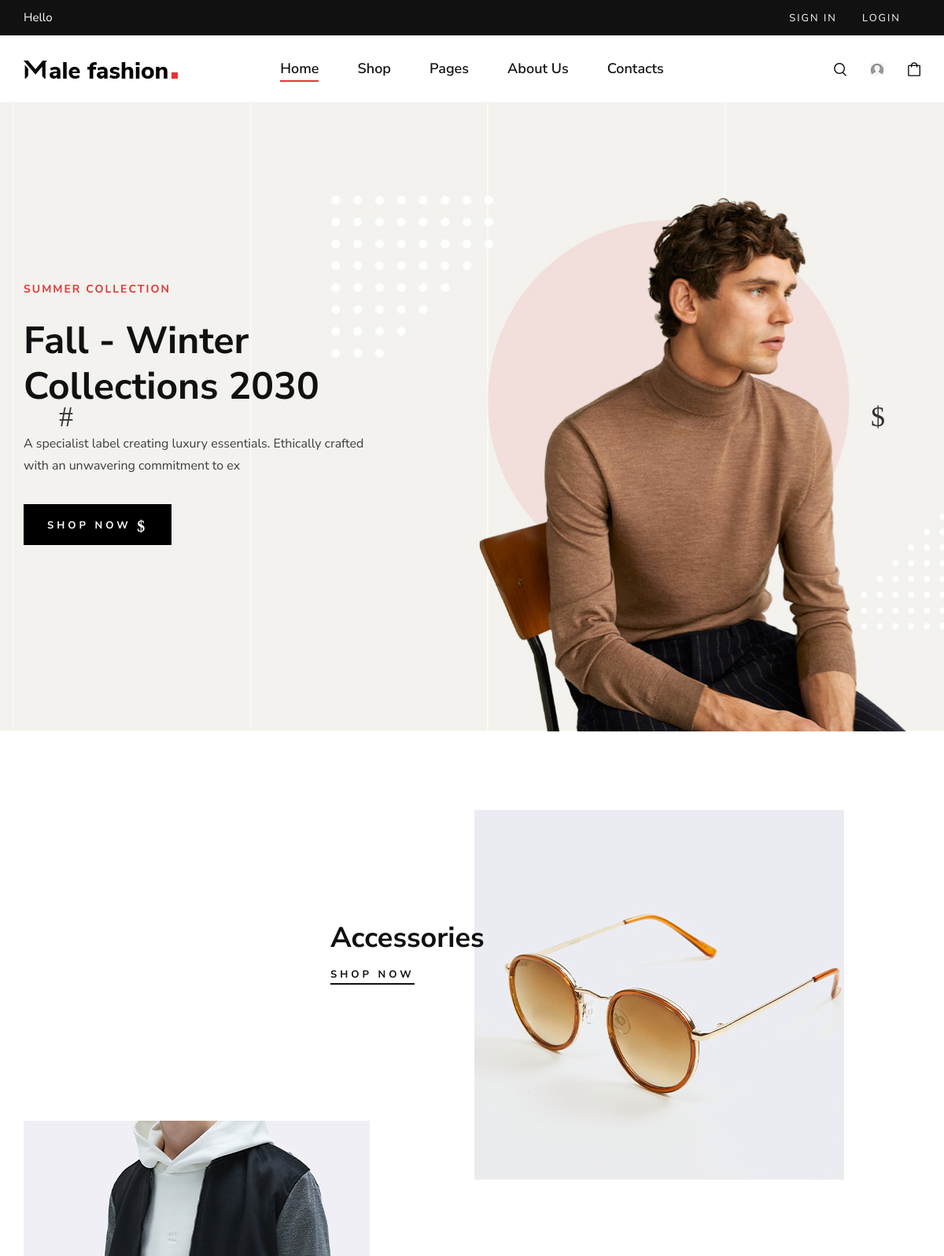
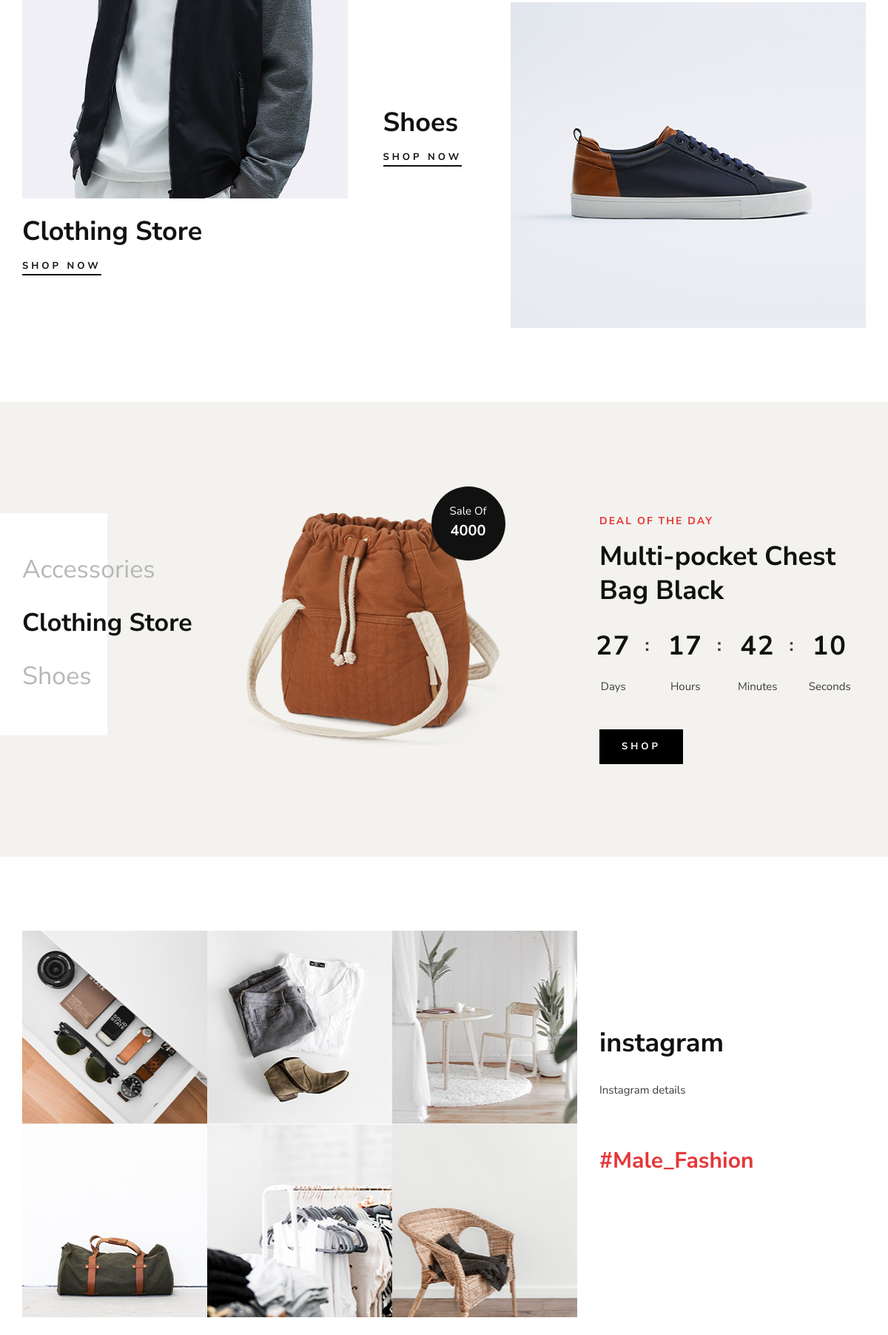
The page / (upper part) on the database its author committed (2 pictures, top to bottom).
### products/models.py (models this page shows, shortened)
class logo(models.Model):
    logo_1=models.ImageField(upload_to='img/')
    logo_2=models.ImageField(upload_to='img/')
    logo_3=models.ImageField(upload_to='img/')

class index_collection(models.Model):
    name=models.CharField(max_length=50)
    title=models.CharField(max_length=50)
    description=models.CharField(max_length=100)
    image_1=models.ImageField(upload_to='img/hero/')
    image_2=models.ImageField(upload_to='img/hero/')

class category(models.Model):
    name=models.CharField(max_length=50)
    image=models.ImageField(upload_to='img/banner/')

class category_1(models.Model):
    name=models.CharField(max_length=50)
    image=models.ImageField(upload_to='img/banner/')

class category_2(models.Model):
    name=models.CharField(max_length=50)
    image=models.ImageField(upload_to='img/banner/')

class sale_of(models.Model):
    title=models.CharField(max_length=50)
    name=models.CharField(max_length=50)
    image=models.ImageField(upload_to='img/product_sale')
    price=models.CharField(max_length=50)
    day= models.DateField(auto_now_add=True,null=True)

class instagram(models.Model):
    image_1=models.ImageField(upload_to='img/instagram')
    image_2=models.ImageField(upload_to='img/instagram')
    image_3=models.ImageField(upload_to='img/instagram')
    image_4=models.ImageField(upload_to='img/instagram')
    image_5=models.ImageField(upload_to='img/instagram')
    image_6=models.ImageField(upload_to='img/instagram')
    name=models.CharField(max_length=50)
    description=models.CharField(max_length=100)

### products/views.py (the view)
# urls.py: path('',views.index,name='home'),
def index(request):
    Category=category.objects.all()
    Category_1=category_1.objects.all()
    Category_2=category_2.objects.all()
    Sale_of=sale_of.objects.all()
    Instagram=instagram.objects.all()
    Latest_news=latest_news.objects.all()
    Newletter=newletter.objects.all()
    Index_collection=index_collection.objects.all()
    Logo=logo.objects.all()
    if request.method == 'POST':
        email=request.POST['email']
        form = newletter(email=email)
        form.save()
        return redirect('/')
    else:
        return render(request,'index.html',{'Category':Category,'Category_1':Category_1,'Category_2':Category_2,'Sale_of':Sale_of,'Instagram':Instagram,'Latest_news':Latest_news,'Index_collection':Index_collection
                                            ,'Logo':Logo})

### products/templates/index.html (shortened to what this page needs)
{% load static %}
<!DOCTYPE html>
<html lang="zxx">
<head>
    <link rel="stylesheet" href="{% static 'css/bootstrap.min.css' %}" type="text/css">
    <link rel="stylesheet" href="{% static 'css/font-awesome.min.css' %}" type="text/css">
    <link rel="stylesheet" href="{% static 'css/elegant-icons.css' %}" type="text/css">
    <link rel="stylesheet" href="{% static 'css/magnific-popup.css' %}" type="text/css">
    <link rel="stylesheet" href="{% static 'css/nice-select.css' %}" type="text/css">
    <link rel="stylesheet" href="{% static 'css/owl.carousel.min.css' %}" type="text/css">
    <link rel="stylesheet" href="{% static 'css/slicknav.min.css' %}" type="text/css">
    <link rel="stylesheet" href="{% static 'css/style.css' %}" type="text/css">
</head>
<body>
    <header class="header">
        <div class="header__top">
            <div class="container">
                <div class="row">
                    <div class="col-lg-6 col-md-7">
                        <div class="header__top__left">
                            <p>Hello {{user.username}}</p>
                        </div>
                    </div>
                    <div class="col-lg-6 col-md-5">
                        <div class="header__top__right">
                            <div class="header__top__links">
                                {% if user.is_authenticated %}
                                <a href="/logout">LOGOUT</a>
                                {% else %}
                                <a href="./signin.html">SIGN IN</a>
                                <a href="./login.html">LOGIN</a>
                                {% endif %}
                            </div>
                        </div>
                    </div>
                </div>
            </div>
        </div>
        <div class="container">
            <div class="row">
                <div class="col-lg-3 col-md-3">
                    <div class="header__logo">
                        {% for Logo in Logo %}
                        <a href=" ./index.html"><img src="{% static  Logo.logo_1.url %}" alt=""></a>
                        {% endfor %}
                    </div>
                </div>
                <div class="col-lg-6 col-md-6">
                    <nav class="header__menu mobile-menu">
                        <ul>
                            <li class="active"><a href="./index.html">Home</a></li>
                            <li><a href="./shop.html">Shop</a></li>
                            <li><a href="#">Pages</a>
                            </li>
                            <li><a href="./about.html ">About Us</a></li>
                            <li><a href="./contact.html">Contacts</a></li>
                        </ul>
                    </nav>
                </div>
                <div class="col-lg-3 col-md-3">
                    <div class="header__nav__option">
                        <a href="#" class="search-switch"><img src="{% static 'img/icon/search.png' %}" alt=""></a>
                        <a href="./profile.html"><img src="{% static 'img/profile/default1.png' %}" alt=""></a>
                        <a href="./shopping-cart.html"><img src="{% static 'img/icon/cart.png' %}" alt=""> </a>
                    </div>
                </div>
            </div>
        </div>
    </header>
    <section class="hero">
        <div class="hero__slider owl-carousel">
            {% for Index_collection in Index_collection %}
            <div class="hero__items set-bg" data-setbg="{% static Index_collection.image_1.url %}">
                <div class="container">
                    <div class="row">
                        <div class="col-xl-5 col-lg-7 col-md-8">
                            <div class="hero__text">
                                <h6>{{Index_collection.name}}</h6>
                                <h2>{{Index_collection.title}}</h2>
                                <p>{{Index_collection.description}}</p>
                                <a href="./shop.html" class="primary-btn">Shop now <span class="arrow_right"></span></a>
                                <div class="hero__social">
                                    <a href="#"><i class="fa fa-facebook"></i></a>
                                    <a href="#"><i class="fa fa-twitter"></i></a>
                                    <a href="#"><i class="fa fa-pinterest"></i></a>
                                    <a href="#"><i class="fa fa-instagram"></i></a>
                                </div>
                            </div>
                        </div>
                    </div>
                </div>
            </div>
            {% endfor %}
        </div>
    </section>
    <section class="banner spad">
        <div class="container">
            <div class="row">
                {% for Category in Category %}
                <div class="col-lg-7 offset-lg-4">
                    <div class="banner__item">
                        <div class="banner__item__pic">
                            <img src="{% static Category.image.url %}" alt="">
                        </div>
                        <div class="banner__item__text">
                            <h2>{{ Category.name }}</h2>
                            <a href="./shop.html">Shop now</a>
                        </div>
                    </div>
                </div>
                {% endfor %}
                {% for Category_1 in Category_1 %}
                <div class="col-lg-5">
                    <div class="banner__item banner__item--middle">
                        <div class="banner__item__pic">
                            <img src="{% static Category_1.image.url %}" alt="">
                        </div>
                        <div class="banner__item__text">
                            <h2>{{Category_1.name }}</h2>
                            <a href="./shop.html">Shop now</a>
                        </div>
                    </div>
                </div>
                {% endfor %}
                {% for Category_2 in Category_2 %}
                <div class="col-lg-7">
                    <div class="banner__item banner__item--last">
                        <div class="banner__item__pic">
                            <img src="{% static Category_2.image.url %}" alt="">
                        </div>
                        <div class="banner__item__text">
                            <h2>{{ Category_2.name}}</h2>
                            <a href="./shop.html">Shop now</a>
                        </div>
                    </div>
                </div>
                {% endfor %}
            </div>
        </div>
    </section>
    <section class="categories spad">
        <div class="container">
            <div class="row">
                <div class="col-lg-3">
                    <div class="categories__text">
                        {% for Category in Category %}
                        <h2>{{ Category.name }} <br />
                            {% endfor %}
                            {% for Category_1 in Category_1 %}
                            <span>{{ Category_1.name }}</span> <br />
                            {% endfor %}
                            {% for Category_2 in Category_2 %}
                            {{Category_2.name}}</h2>
                            {% endfor %}
                    </div>
                </div>
                <div class="col-lg-4">
                    {% for Sale_of in Sale_of %}
                    <div class="categories__hot__deal">
                        <img src="{% static Sale_of.image.url %}" alt="">
                        <div class="hot__deal__sticker">
                            <span>Sale Of</span>
                            <h5>{{Sale_of.price}}</h5>
                        </div>
                    </div>
                </div>
                <div class="col-lg-4 offset-lg-1">
                    <div class="categories__deal__countdown">
                        <span>{{Sale_of.title}}</span>
                        <h2>{{Sale_of.name}}</h2>
                        <div class="categories__deal__countdown__timer" id="countdown">
                        </div>
                        <a href="./shop.html" class="primary-btn">Shop</a>
                    </div>
                    {% endfor %}
                </div>
            </div>
        </div>
    </section>
    <section class="instagram spad">
        <div class="container">
            <div class="row">
                {% for Instagram in Instagram %}
                        <div class="col-lg-8">
                        <div class="instagram__pic">
                        <div class="instagram__pic__item set-bg" data-setbg="{% static Instagram.image_1.url %}"></div>
                        <div class="instagram__pic__item set-bg" data-setbg="{% static Instagram.image_2.url %}"></div>
                        <div class="instagram__pic__item set-bg" data-setbg="{% static Instagram.image_3.url %}"></div>
                        <div class="instagram__pic__item set-bg" data-setbg="{% static Instagram.image_4.url %}"></div>
                        <div class="instagram__pic__item set-bg" data-setbg="{% static Instagram.image_5.url %}"></div>
                        <div class="instagram__pic__item set-bg" data-setbg="{% static Instagram.image_6.url %}"></div>
                    </div>
                </div>
                <div class="col-lg-4">
                    <div class="instagram__text">
                        <h2>{{Instagram.name}}</h2>
                        <p>{{Instagram.description}}</p>
                        <h3>#Male_Fashion</h3>
                    </div>
                </div>
                {% endfor %}
            </div>
        </div>
    </section>
    <section class="latest spad">
    </section>
</body>
</html>

### rows shown on the page
logo: logo_1 (picture)
index_collection: name "SUMMER COLLECTION", title "Fall - Winter Collections 2030", description "A specialist label creating luxury essentials. Ethically crafted with an unwavering commitment to ex"
category: image (picture), name "Accessories"
category_1: image (picture), name "Clothing Store"
category_2: image (picture), name "Shoes"
sale_of: image (picture), price "4000", title "DEAL OF THE DAY", name "Multi-pocket Chest Bag Black"
instagram: name "instagram", description "Instagram details"
